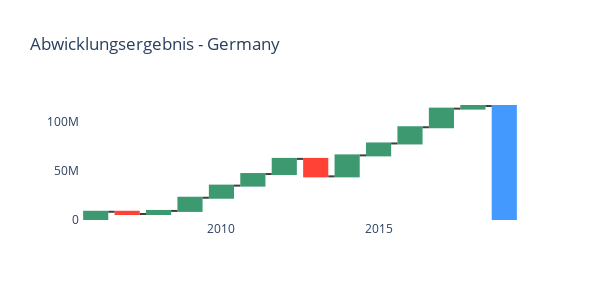

Write notebook code for a chart like this one.
### Code cell
def update_figure(country):
    ######## Parameter
    loc = country
    var = 'Description'
    type_g = 'Renewal'
    ############

    df = pd.read_pickle('data/Backtesting2020_SQ-UW_Abrech_20200907_sop.pkl')
    df_loc = df[df[var]==loc]

    df_loc=df_loc.groupby(type_g).sum()
    df_loc=df_loc[:len(df_loc.index.values)-2]

    measure=[]
    for i in range(len(df_loc.index.values)-1):
        measure.append('relativ')
    measure.append('total')
    ###################################
    fig = make_subplots(
        rows=1, cols=1,
        shared_xaxes=True,
        vertical_spacing=0.01,
    )
    fig.add_trace(
         go.Waterfall(
        name = "20", orientation = "v",
        measure = measure,
        x = df_loc.index.values,
        textposition = "outside",
        #text = ["+60", "+80", "-40", "-20", "Total"],
        y = df_loc['Abrech-Ergebnis'],
        connector = {"line":{"color":"rgb(63, 63, 63)"}},
        ),
        row=1, col=1
    )

    fig.update_layout(
        height=300,
        width=600,
        showlegend=False,
        title_text="Abwicklungsergebnis - "+loc,
        plot_bgcolor = "white"
    )
    return fig

update_figure("Germany")

### Figure 1 — Plotly figure (JSON) as saved in the notebook; plotly's stock layout.template omitted (floating-point values rounded to 4 significant figures)
{"data": [{"connector": {"line": {"color": "rgb(63, 63, 63)"}}, "measure": ["relativ", "relativ", "relativ", "relativ", "relativ", "relativ", "relativ", "relativ", "relativ", "relativ", "relativ", "relativ", "relativ", "total"], "name": "20", "orientation": "v", "textposition": "outside", "type": "waterfall", "x": [2006, 2007, 2008, 2009, 2010, 2011, 2012, 2013, 2014, 2015, 2016, 2017, 2018, 2019], "xaxis": "x", "y": [8421000.0, -2310000.0, 3163000.0, 13490000.0, 12390000.0, 11850000.0, 15500000.0, -17870000.0, 21450000.0, 12190000.0, 16580000.0, 19050000.0, 2688000.0, 11090000.0], "yaxis": "y"}], "layout": {"height": 300, "plot_bgcolor": "white", "showlegend": false, "title": {"text": "Abwicklungsergebnis - Germany"}, "width": 600, "xaxis": {"anchor": "y", "domain": [0, 1]}, "yaxis": {"anchor": "x", "domain": [0, 1]}}}
